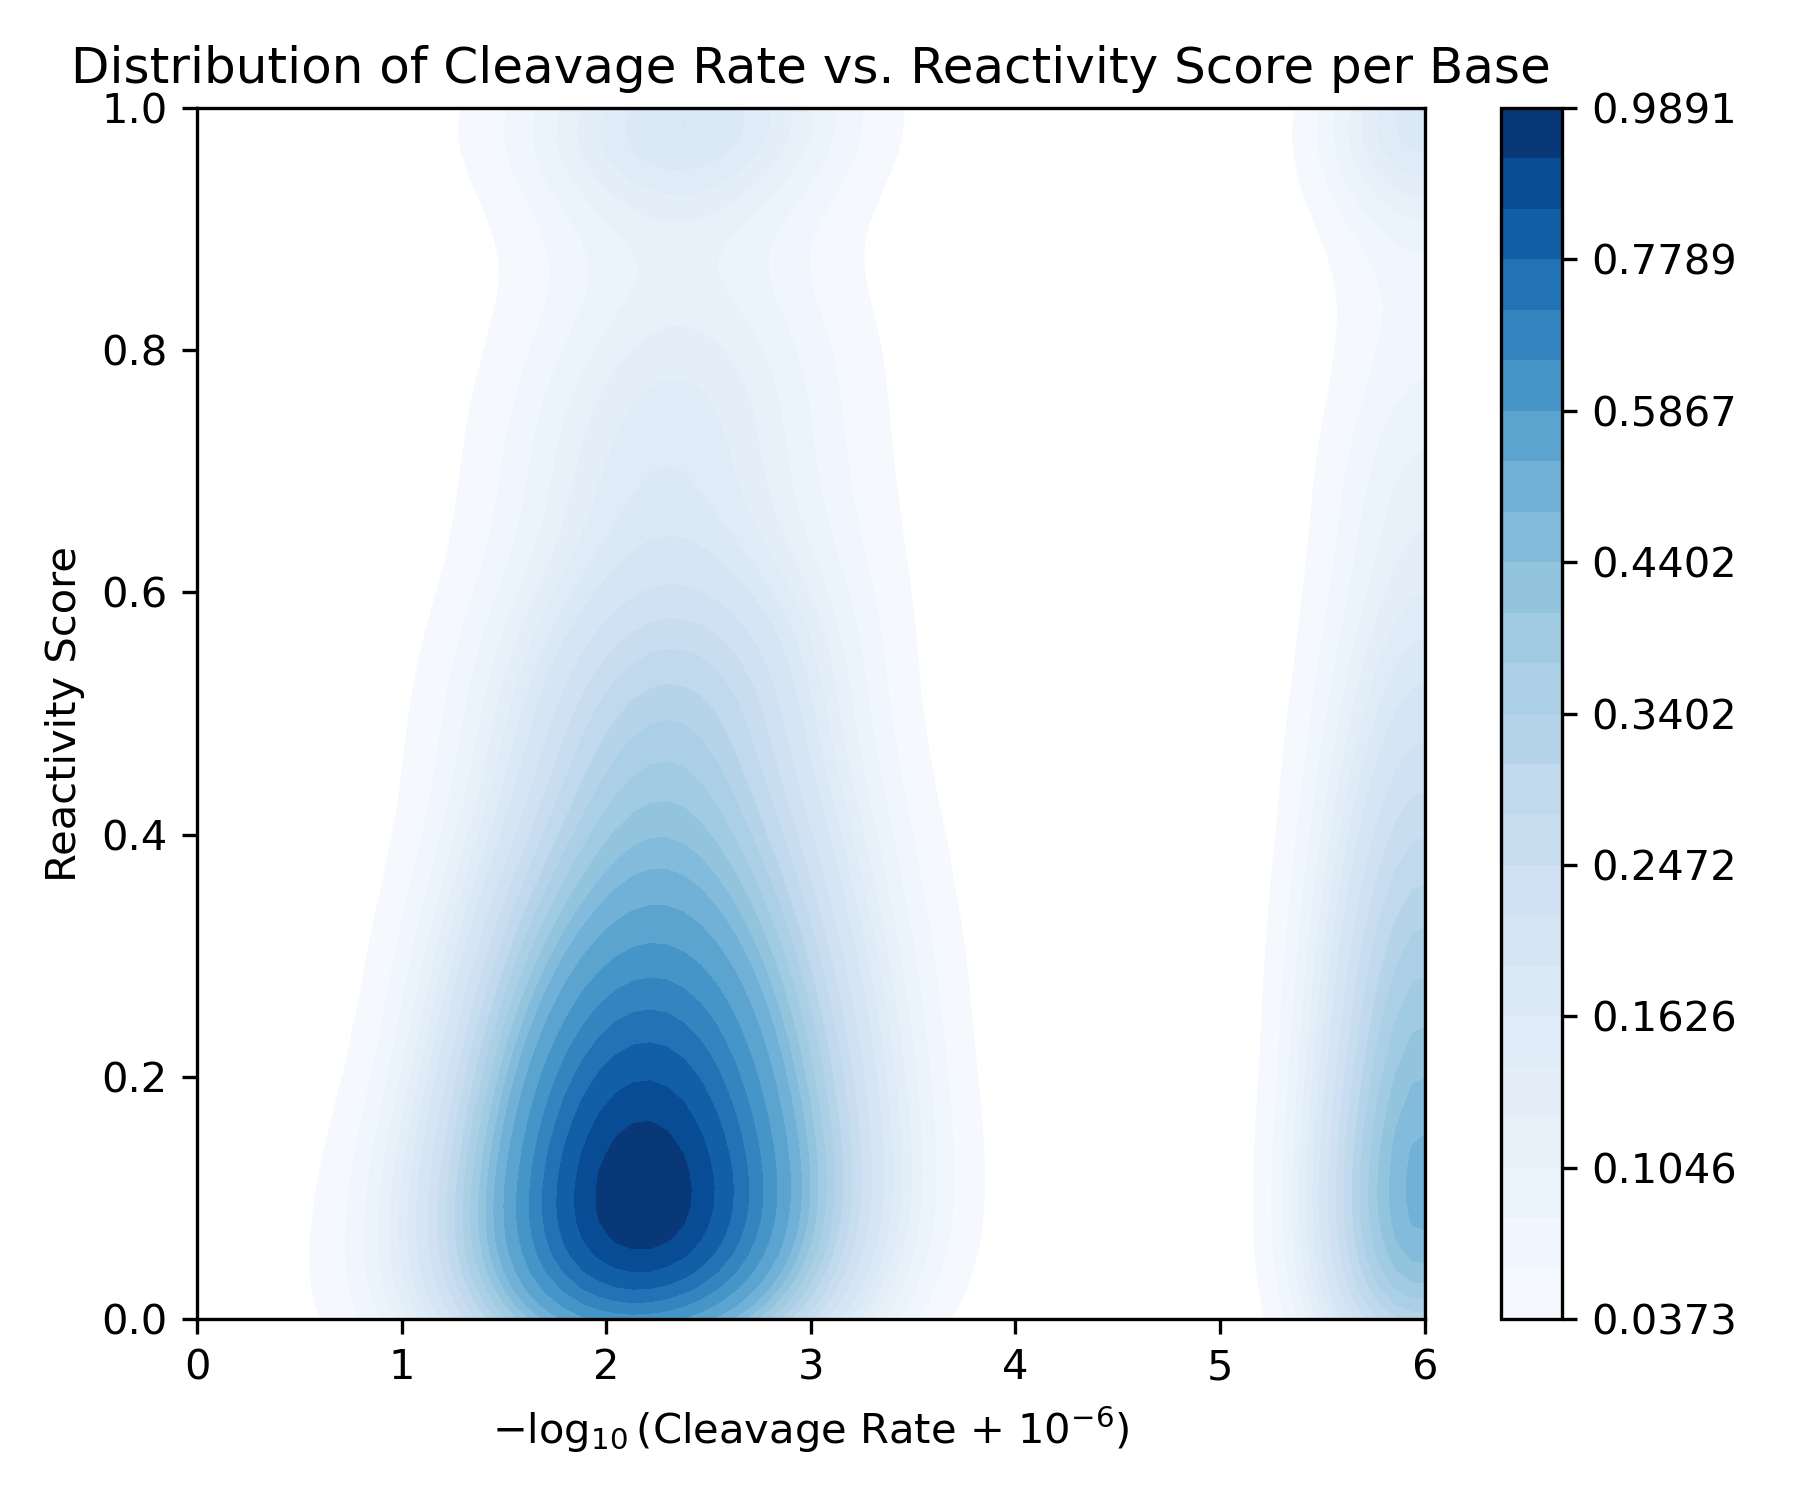

Reproduce this figure in Python.
import matplotlib.pyplot as plt
import seaborn as sns
import pandas as pd
import numpy as np
import sys
import orjson

dataset_csv = sys.argv[1]
bootstrap_size = int(sys.argv[2])
levels = int(sys.argv[3])
grid_size = int(sys.argv[4])
output_plot = sys.argv[5]

dataset = pd.read_csv(dataset_csv)
reactivity = list()
end_rate = list()
for _, row in dataset.iterrows():
    reactivity.extend(orjson.loads(row["RT"]))
    end_rate.extend(orjson.loads(row["ER"]))

indices = list(range(len(reactivity)))
indices = np.random.choice(indices, size=bootstrap_size, replace=True)
reactivity_sample = np.array(reactivity)[indices]
end_rate_sample = np.array(end_rate)[indices]

plt.figure(figsize=(6, 5), dpi=300)
sns.kdeplot(x=end_rate_sample, y=reactivity_sample, fill=True, levels=levels, cbar=True, cmap=sns.color_palette("Blues", as_cmap=True), gridsize=grid_size)
plt.xlim((0, 6))
plt.ylim((0, 1))
plt.xlabel(r"$-\log_{10}$(Cleavage Rate + $10^{-6}$)")
plt.ylabel("Reactivity Score")
plt.title("Distribution of Cleavage Rate vs. Reactivity Score per Base")
plt.tight_layout()
plt.savefig(output_plot)
